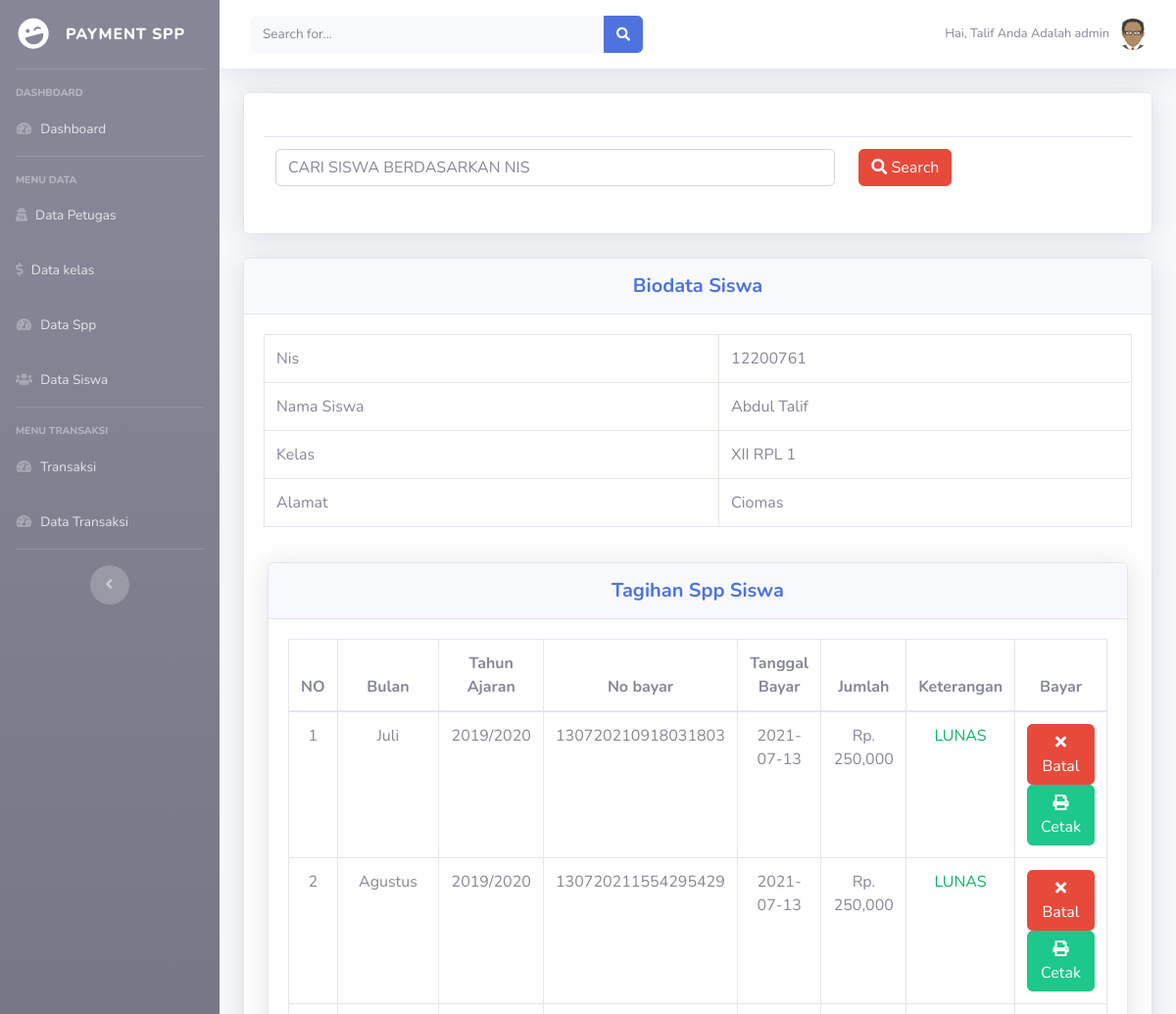
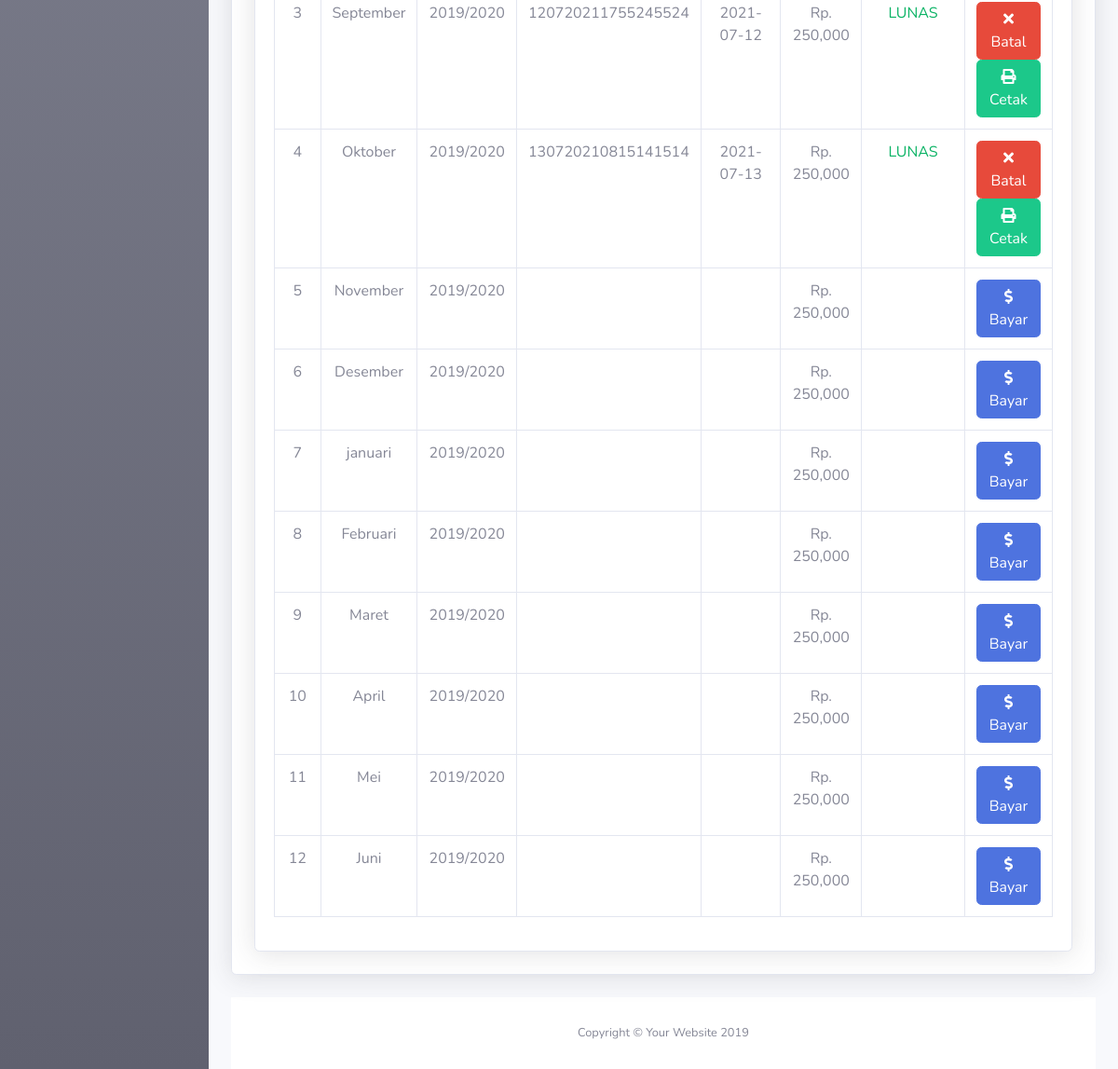
/transaksi.php?nis=12200761 (signed in), run on the app's committed database (2 pictures, top to bottom).
### tables this page shows
CREATE TABLE `tb_petugas` (
  `id_petugas` varchar(50) NOT NULL,
  `username` varchar(50) NOT NULL,
  `password` varchar(50) NOT NULL,
  `nama_petugas` varchar(50) NOT NULL,
  `level` varchar(50) NOT NULL
);

CREATE TABLE `tb_siswa` (
  `nisn` int(11) NOT NULL,
  `nis` int(11) NOT NULL,
  `nama` varchar(50) NOT NULL,
  `id_kelas` varchar(50) NOT NULL,
  `alamat` text NOT NULL,
  `no_telp` varchar(50) NOT NULL,
  `id_spp` varchar(50) NOT NULL
);

CREATE TABLE `tb_kelas` (
  `id_kelas` varchar(50) NOT NULL,
  `nama_kelas` varchar(100) NOT NULL,
  `kompetensi_keahlian` varchar(50) NOT NULL
);

CREATE TABLE `tb_pembayaran` (
  `id_pembayaran` int(11) NOT NULL,
  `nisn` int(11) DEFAULT NULL,
  `bulan_dibayar` varchar(50) DEFAULT NULL,
  `no_bayar` varchar(50) DEFAULT NULL,
  `tgl_bayar` date DEFAULT NULL,
  `id_spp` varchar(50) DEFAULT NULL,
  `ket` varchar(50) DEFAULT NULL,
  `id_petugas` varchar(50) DEFAULT NULL
);

CREATE TABLE `tb_spp` (
  `id_spp` varchar(50) NOT NULL,
  `tahun` varchar(50) NOT NULL,
  `nominal` int(11) NOT NULL
);

### transaksi.php (the view, shortened to what this page needs)
<?php
if ($_SESSION['admin'] || $_SESSION['petugas'] || $_SESSION['siswa']) {
?>
<!DOCTYPE html>
<html lang="en">
<head>
  <link href="vendor/fontawesome-free/css/all.min.css" rel="stylesheet" type="text/css">
  <link href="css/sb-admin-2.min.css" rel="stylesheet">
  <link href="vendor/datatables/dataTables.bootstrap4.min.css" rel="stylesheet">
  <link rel="stylesheet" type="text/css" href="">
</head>
<body id="page-top">
  <div id="wrapper">
      <?php
        include 'sidebar.php';
      ?>
    <div id="content-wrapper" class="d-flex flex-column">
      <div id="content">
        <nav class="navbar navbar-expand navbar-light bg-white topbar mb-4 static-top shadow">
          <form class="d-none d-sm-inline-block form-inline mr-auto ml-md-3 my-2 my-md-0 mw-100 navbar-search">
            <div class="input-group">
              <input type="text" class="form-control bg-light border-0 small" placeholder="Search for..." aria-label="Search" aria-describedby="basic-addon2">
              <div class="input-group-append">
                <button class="btn btn-primary" type="button">
                  <i class="fas fa-search fa-sm"></i>
                </button>
              </div>
            </div>
          </form>
            <?php include 'menu2.php'; ?>
        </nav>
        <div class="container-fluid">
          <div class="card shadow mb-4">
            <div class="card-body">
                <div class="table-responsive mt-4">
                    <form action="" method="get">
                      <table class="table">
                          <tr>
                            <td>
                                <input class="form-control" type="text" name="nis" placeholder="CARI SISWA BERDASARKAN NIS">
                            </td>
                            <td>
                                <button class="btn btn-danger" type="submit"><i class="fas fa-search"></i> Search</button>
                            </td>
                          </tr>
                      </table>
                    </form>
                </div>
            </div>
          </div>
        </div>
        <div class="container-fluid">
          <div class="card shadow mb-4">
            <div class="card-header py-3">
              <h5 style="text-align:center;" class="m-0 font-weight-bold text-primary">Biodata Siswa</h5>
            </div>
            <div class="card-body">
                <div class="table-responsive">
                    <?php
                    include 'koneksi.php';
                    if (isset($_GET['nis'])){
                        $cari = $_GET['nis'];
                        $sql = $koneksi->query("SELECT * FROM tb_siswa INNER JOIN tb_kelas ON tb_siswa.id_kelas = tb_kelas.id_kelas INNER JOIN tb_spp ON tb_siswa.id_spp = tb_spp.id_spp WHERE nis LIKE '%$cari'");
                        $data = $sql->fetch_assoc();
                    ?>
                    <div class="panel panel-info">
                        <div class="panel panel-body">
                            <table class="table table-bordered">
                              <tr>
                                <td>Nis</td>
                                <td><?= $data['nis'] ?></td>
                              </tr>
                              <tr>
                                <td>Nama Siswa</td>
                                <td><?= $data['nama'] ?></td>
                              </tr>
                              <tr>
                                <td>Kelas</td>
                                <td><?= $data['nama_kelas'] ?></td>
                              </tr>
                              <tr>
                                <td>Alamat</td>
                                <td><?= $data['alamat'] ?></td>
                              </tr>
                    </table>
                    <?php } ?>
                </div>
            </div>
          </div>
        </div>
        <div class="container-fluid">
          <div class="card shadow mb-4">
            <div class="card-header py-3">
              <h5 style="text-align:center;" class="m-0 font-weight-bold text-primary">Tagihan Spp Siswa</h5>
            </div>
            <div class="card-body">
                <div class="table-responsive">
                    <div class="panel panel-info">
                      <div class="panel panel-body" style="text-align: center;">
                        <table class="table table-bordered">
                          <thead>
                            <tr>
                              <th>NO</th>
                              <th>Bulan</th>
                              <th>Tahun Ajaran</th>
                              <th>No bayar</th>
                              <th>Tanggal Bayar</th>
                              <th>Jumlah</th>
                              <th>Keterangan</th>
                              <?php if ($_SESSION['admin'] || $_SESSION['petugas']) { ?>
                              <th>Bayar</th>
                              <?php } ?>
                            </tr>
                          </thead>
                          <tbody>
                            <?php
                              $kode = $data['nisn'];
                              $no = 1;
                              $sql = $koneksi->query("SELECT * FROM tb_pembayaran INNER JOIN tb_spp ON tb_pembayaran.id_spp = tb_spp.id_spp  WHERE nisn = '$kode'");
                              while ($data = $sql->fetch_assoc()) {
                            ?>
                            <tr>
                              <td><?= $no++ ?></td>
                              <td><?= $data['bulan_dibayar']; ?></td>
                              <td><?= $data['tahun']; ?></td>
                              <td><?= $data['no_bayar']; ?></td>
                              <td><?= $data['tgl_bayar']; ?></td>
                              <td>Rp. <?= number_format($data['nominal']); ?></td>
                              <td style="color:#0bb365;"><?= $data['ket']; ?></td>
                              <?php if ($_SESSION['admin'] || $_SESSION['petugas']) { ?>
                              <td>
                                <?php
                                if ($data['no_bayar'] == '') {?>
                                  <a href="proses_transaksi.php?nis=<?= $cari; ?>&act=bayar&id=<?= $data['id_pembayaran']; ?>" class="btn btn-primary"><i class="fa fa-dollar-sign"></i> Bayar</a>
                                <?php
                                } else { ?>
                                  <a href="proses_transaksi.php?nis=<?= $cari; ?>&act=batal&id=<?= $data['id_pembayaran']; ?>" class="btn btn-danger"><i class="fa fa-times"></i> Batal</a>
                                  <a class="btn btn-success" href="print_transaksi.php?nis=<?= $cari; ?>&act=bayar&id=<?= $data['id_pembayaran']; ?>" target="blank"><i class="fa fa-print"></i> Cetak</a>
                                <?php
                                }
                            }
                                ?>
                              </td>
                            </tr>
                            <?php
                              }
                            ?>
                          </tbody>
                        </table>
                      </div>
                    </div>
                </div>
            </div>
          </div>
        </div>
      </div>
      <footer class="sticky-footer bg-white">
        <div class="container my-auto">
          <div class="copyright text-center my-auto">
            <span>Copyright &copy; Your Website 2019</span>
          </div>
        </div>
      </footer>
</body>
</html>
  <?php
    }
    else {
      header("location:login.php");
    }
  ?>

### menu2.php (shortened to what this page needs)
<?php
include 'koneksi.php';
    if ($_SESSION['admin']) {
      $user = $_SESSION['admin'];
    }
    elseif ($_SESSION['petugas']) {
      $user = $_SESSION['petugas'];
    }
    elseif ($_SESSION['siswa']) {
      $user = $_SESSION['siswa'];
    }
    $sql_user = $koneksi->query("select * from tb_petugas where id_petugas='$user'");
    $data_user = $sql_user->fetch_assoc();
    $nama = $data_user['nama_petugas'];
    $level = $data_user['level'];
  ?>
      <ul class="navbar-nav ml-auto">
        <li class="nav-item dropdown no-arrow">
          <a class="nav-link dropdown-toggle" href="#" id="userDropdown" role="button" data-toggle="dropdown" aria-haspopup="true" aria-expanded="false">
            <span class="mr-2 d-none d-lg-inline text-gray-600 small">Hai, <?php echo $nama; ?> Anda Adalah <?php echo $level; ?></span>
            <img class="img-profile rounded-circle" src="img/avatar.png">
          </a>
        </li>
      </ul>

### data on the page
tb_petugas: nama_petugas "Talif", level "admin"
tb_siswa: nis "12200761", nama "Abdul Talif", id_kelas.nama_kelas "XII RPL 1", alamat "Ciomas"
tb_pembayaran: bulan_dibayar "Juli", id_spp.tahun "2019/2020", no_bayar "130720210918031803", tgl_bayar "2021-07-13", id_spp.nominal "250,000", ket "LUNAS"
tb_pembayaran: bulan_dibayar "Agustus", id_spp.tahun "2019/2020", no_bayar "130720211554295429", tgl_bayar "2021-07-13", id_spp.nominal "250,000", ket "LUNAS"
tb_pembayaran: bulan_dibayar "September", id_spp.tahun "2019/2020", no_bayar "120720211755245524", tgl_bayar "2021-07-12", id_spp.nominal "250,000", ket "LUNAS"
tb_pembayaran: bulan_dibayar "Oktober", id_spp.tahun "2019/2020", no_bayar "130720210815141514", tgl_bayar "2021-07-13", id_spp.nominal "250,000", ket "LUNAS"
tb_pembayaran: bulan_dibayar "November", id_spp.tahun "2019/2020", id_spp.nominal "250,000"
tb_pembayaran: bulan_dibayar "Desember", id_spp.tahun "2019/2020", id_spp.nominal "250,000"
tb_pembayaran: bulan_dibayar "januari", id_spp.tahun "2019/2020", id_spp.nominal "250,000"
tb_pembayaran: bulan_dibayar "Februari", id_spp.tahun "2019/2020", id_spp.nominal "250,000"
tb_pembayaran: bulan_dibayar "Maret", id_spp.tahun "2019/2020", id_spp.nominal "250,000"
tb_pembayaran: bulan_dibayar "April", id_spp.tahun "2019/2020", id_spp.nominal "250,000"
tb_pembayaran: bulan_dibayar "Mei", id_spp.tahun "2019/2020", id_spp.nominal "250,000"
tb_pembayaran: bulan_dibayar "Juni", id_spp.tahun "2019/2020", id_spp.nominal "250,000"
